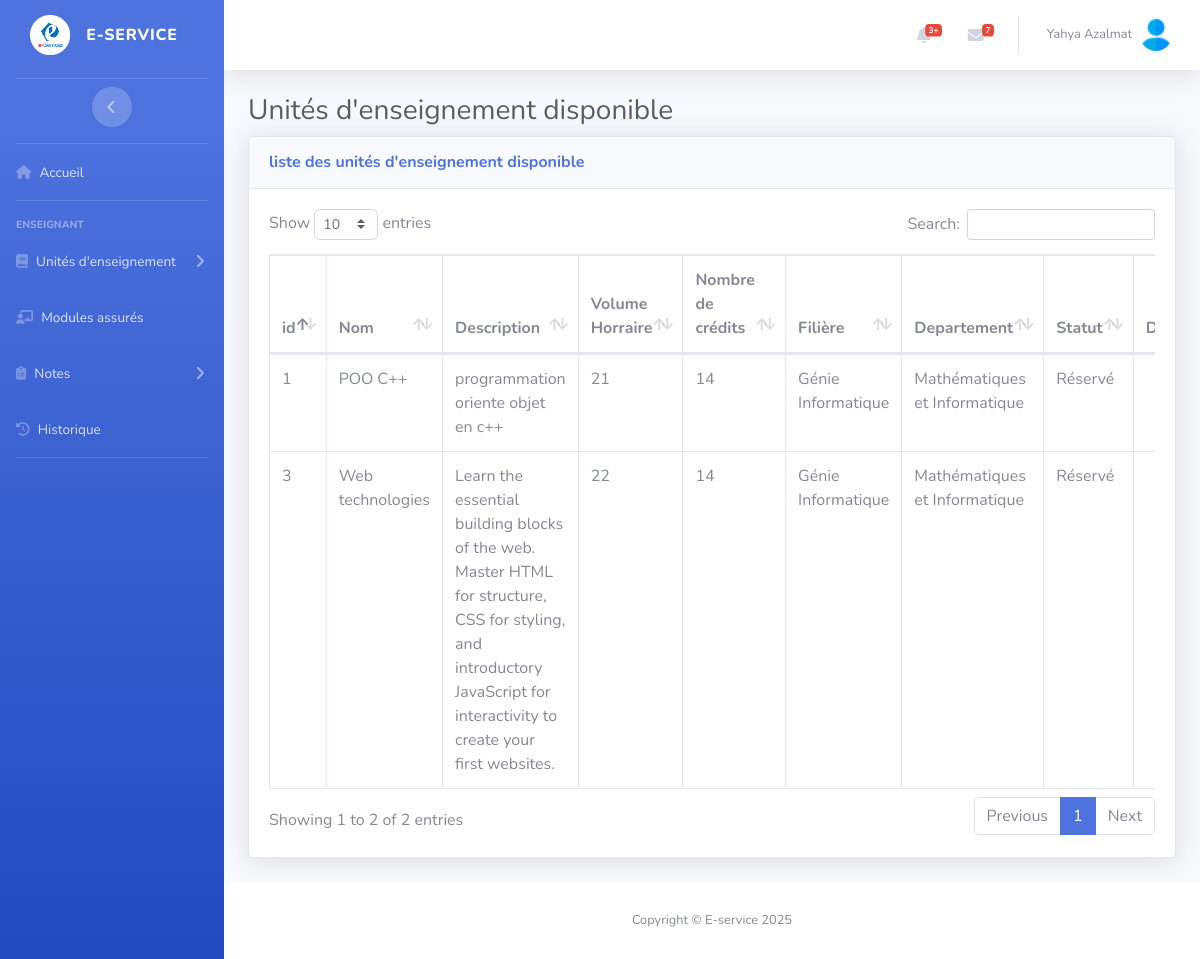
Before: /Views/ProfViews/UeList.php (signed in) with the older database file.
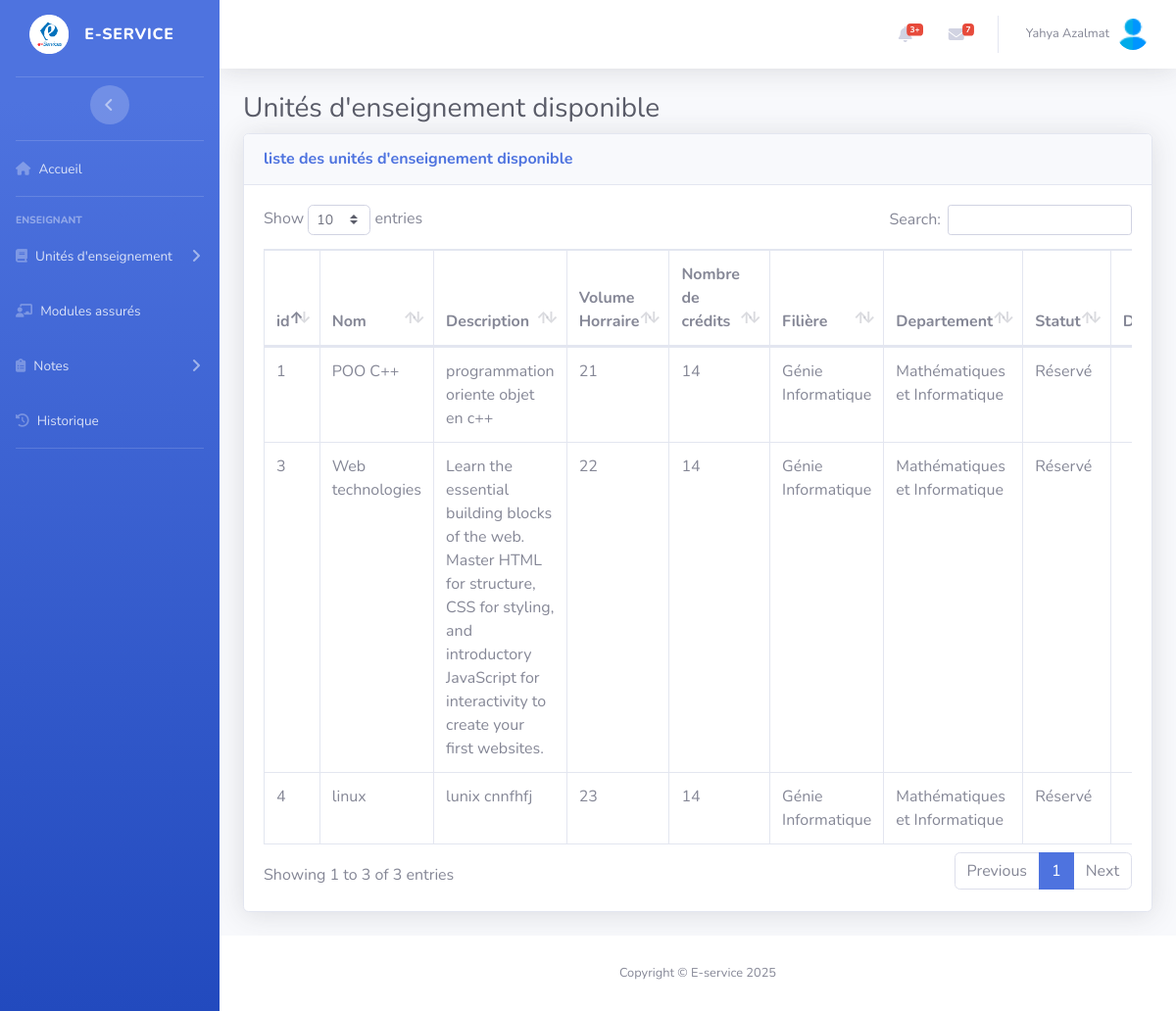
After: the same page with the newer database file.
### tables this page shows
CREATE TABLE `utilisateurs` (
  `id` int(11) NOT NULL,
  `firstName` varchar(50) NOT NULL,
  `lastName` varchar(75) NOT NULL,
  `CIN` varchar(10) NOT NULL,
  `Birthdate` date NOT NULL,
  `email` varchar(50) NOT NULL,
  `password` varchar(255) NOT NULL,
  `speciality` varchar(70) NOT NULL,
  `id_departement` int(11) NOT NULL,
  `creation_date` datetime NOT NULL DEFAULT current_timestamp(),
  `must_change_password` tinyint(1) DEFAULT 1
);

CREATE TABLE `units` (
  `id` int(11) NOT NULL,
  `unit_name` varchar(100) NOT NULL,
  `description` varchar(255) NOT NULL,
  `Hours` int(11) NOT NULL,
  `credits` int(11) NOT NULL,
  `departement_id` int(11) NOT NULL,
  `id_filiere` int(11) NOT NULL,
  `statut` tinyint(4) NOT NULL DEFAULT 0
);

CREATE TABLE `filieres` (
  `id` int(11) NOT NULL,
  `label` varchar(100) NOT NULL,
  `acronym` varchar(10) NOT NULL,
  `id_departement` int(11) NOT NULL
);

CREATE TABLE `departement` (
  `id` int(11) NOT NULL,
  `departement_name` varchar(150) NOT NULL,
  `acronym` varchar(10) NOT NULL
);

### Model/database.php (called while the page is built, shortened)
<?php
    function dataBaseConnection(){
        try{
            $pdo=new PDO('mysql:host=localhost;dbname=EserviceDB;port=3306;charset=utf8','root','',array(PDO::ATTR_ERRMODE=>PDO::ERRMODE_EXCEPTION));
        }catch(Exception $e){
            echo $e->getMessage();
        }
        return $pdo;
    }
    function GetFromDb($query,$values,$fetchAll=true){
        try {
            $pdo=dataBaseConnection();
            $stmt=$pdo->prepare($query);
            if (is_array($values)){
                $stmt->execute($values);
            }else{
                $stmt->execute([$values]);
            }
            if($fetchAll){
                $data=$stmt->fetchAll(PDO::FETCH_ASSOC);
            }else{
                $data=$stmt->fetch(PDO::FETCH_ASSOC);
            }
                return $data;
        } catch (Exception $e) {
            error_log("Error : " . $e->getMessage());
            return false;
        }
    }

### Views/ProfViews/UeList.php (the view, shortened to what this page needs)
<?php
    $data=GetFromDb("SELECT * FROM utilisateurs WHERE id=? ;",$_SESSION['id'],false);
    $userName=$data['firstName'].' '.$data['lastName'];
    $units=GetFromDb("SELECT * FROM units WHERE departement_id=? ;",$data['id_departement']);
?>
    <div id="wrapper">
    <?php require_once "../include/navBars/ProfNav.php";?>
    <?php require_once "../include/header.php";?>
        <div id="content-wrapper" class="d-flex flex-column">
            <div id="content">
                <div class="container-fluid">
                    <h1 class="h3 mb-2 text-gray-800">Unités d'enseignement disponible</h1>
                    <div class="card shadow mb-4">
                        <div class="card-header py-3 d-flex justify-content-between align-items-center">
                            <h6 class="m-0 font-weight-bold text-primary">liste des unités d'enseignement disponible</h6>
                        </div>
                        <div class="card-body">
                            <div class="table-responsive">
                                <table class="table table-bordered" id="dataTable" width="100%" cellspacing="0">
                                    <thead>
                                        <tr>
                                            <th>id</th>
                                            <th>Nom</th>
                                            <th>Description</th>
                                            <th>Volume Horraire</th>
                                            <th>Nombre de crédits</th>
                                            <th>Filière</th>
                                            <th>Departement</th>
                                            <th>Statut</th>
                                            <th>Demander</th>
                                        </tr>
                                    </thead>
                                    <tbody>
                                    <?php foreach($units as $unit){
                                            $department = GetFromDb("SELECT * FROM departement WHERE id=? ;",$unit['departement_id'],false);
                                            $filiere = GetFromDb("SELECT * FROM filieres WHERE id=? ;",$unit['id_filiere'],false);
                                    ?>
                                        <tr>
                                            <td><?php echo $unit['id'];?></td>
                                            <td><?php echo $unit['unit_name'];?></td>
                                            <td><?php echo $unit['description'];?></td>
                                            <td><?php echo $unit['Hours'];?></td>
                                            <td><?php echo $unit['credits'];?></td>
                                            <td>
                                                <?php echo ($filiere && isset($filiere['label'])) ? $filiere['label'] : ''; ?>
                                            </td>
                                            <td>
                                                <?php echo ($department && isset($department['departement_name'])) ? $department['departement_name'] : ''; ?>
                                            </td>
                                            <td><?php if($unit['statut']==0){
                                                            echo'Non Réservé';
                                                        }else{
                                                            echo 'Réservé';
                                                        }
                                                ?>
                                            </td>
                                            <td class="text-center">
                                            </td>
                                        </tr>
                                       <?php }?>
                                    </tbody>
                                </table>
                            </div>
                        </div>
                    </div>
                </div>
            </div>
        </div>
    </div>
    <?php require_once "../include/footer.php";?>
<?php
    $content=ob_get_clean();
    include_once "../dashboards.php";
?>

### Views/include/navBars/ProfNav.php (shortened to what this page needs)
<ul class="navbar-nav bg-gradient-primary sidebar sidebar-dark accordion" id="accordionSidebar">
    <a class="sidebar-brand d-flex align-items-center justify-content-center" href="index.php">
        <div class="sidebar-brand-icon">
            <img src="..\..\startbootstrap-sb-admin-2-gh-pages\img\logo2.png" alt="Logo" style="width: 40px; height: 40px;">
        </div>
        <div class="sidebar-brand-text mx-3">E-service</div>
    </a>
    <hr class="sidebar-divider my-2">
    <div class="text-center d-none d-md-inline">
        <button class="rounded-circle border-0" id="sidebarToggle"></button>
    </div>
    <hr class="sidebar-divider my-0">
    <li class="nav-item">
        <a class="nav-link" href="../ProfViews/index.php">
            <i class="fas fa-home"></i>
            <span>Accueil</span>
        </a>
    </li>
    <hr class="sidebar-divider">
    <div class="sidebar-heading">
        Enseignant
    </div>
    <li class="nav-item">
        <a class="nav-link collapsed" href="#" data-toggle="collapse" data-target="#collapseUE"
            aria-expanded="false" aria-controls="collapseUE">
            <i class="fas fa-book"></i>
            <span>Unités d'enseignement</span>
        </a>
    </li>
    <li class="nav-item">
        <a class="nav-link" href="#">
            <i class="fas fa-chalkboard-teacher"></i>
            <span>Modules assurés</span>
        </a>
    </li>
    <li class="nav-item">
        <a class="nav-link collapsed" href="#" data-toggle="collapse" data-target="#collapseNotes"
            aria-expanded="false" aria-controls="collapseNotes">
            <i class="fas fa-clipboard-list"></i>
            <span>Notes</span>
        </a>
    </li>
    <li class="nav-item">
        <a class="nav-link" href="#">
            <i class="fas fa-history"></i>
            <span>Historique</span>
        </a>
    </li>
    <hr class="sidebar-divider d-none d-md-block">
</ul>

### Views/include/header.php (shortened to what this page needs)
<div id="content-wrapper" class="d-flex flex-column">
    <div id="content">
        <nav class="navbar navbar-expand navbar-light bg-white topbar mb-4 static-top shadow">
            <ul class="navbar-nav ml-auto">
                <li class="nav-item dropdown no-arrow mx-1">
                    <a class="nav-link dropdown-toggle" href="#" id="alertsDropdown" role="button"
                        data-toggle="dropdown" aria-haspopup="true" aria-expanded="false">
                        <i class="fas fa-bell fa-fw"></i>
                        <span class="badge badge-danger badge-counter">3+</span>
                    </a>
                </li>
                <li class="nav-item dropdown no-arrow mx-1">
                    <a class="nav-link dropdown-toggle" href="#" id="messagesDropdown" role="button"
                        data-toggle="dropdown" aria-haspopup="true" aria-expanded="false">
                        <i class="fas fa-envelope fa-fw"></i>
                        <span class="badge badge-danger badge-counter">7</span>
                    </a>
                </li>
                <li class="nav-item dropdown no-arrow">
                    <a class="nav-link dropdown-toggle" href="#" id="userDropdown" role="button"
                        data-toggle="dropdown" aria-haspopup="true" aria-expanded="false">
                        <span class="mr-2 d-none d-lg-inline text-gray-600 small"><?= $userName ?></span>
                        <img class="img-profile rounded-circle"
                            src="..\..\startbootstrap-sb-admin-2-gh-pages\img\logo3.png">
                    </a>
                </li>
            </ul>
        </nav>

### Views/include/footer.php (shortened to what this page needs)
<footer class="sticky-footer bg-white">
              <div class="container my-auto">
                  <div class="copyright text-center my-auto">
                      <span>Copyright &copy; E-service 2025</span>
                  </div>
              </div>
          </footer>
      </div>
  </div>

### Views/dashboards.php (shortened to what this page needs)
<!DOCTYPE html>
<html lang="en">
<head>
    <link href="..\..\startbootstrap-sb-admin-2-gh-pages\vendor\fontawesome-free\css\all.min.css" rel="stylesheet" type="text/css">
    <link href="..\..\startbootstrap-sb-admin-2-gh-pages\css\sb-admin-2.min.css" rel="stylesheet">
    <link href="..\..\startbootstrap-sb-admin-2-gh-pages\vendor\datatables\dataTables.bootstrap4.min.css" rel="stylesheet">
    <link rel="stylesheet" href="https://cdnjs.cloudflare.com/ajax/libs/font-awesome/6.7.2/css/all.min.css" />
</head>
<body id="page-top">
    <?php  echo $content;?>
</body>
</html>

Changed rows visible on the page:
added units: id "4", unit_name "linux", description "lunix cnnfhfj", Hours "23", credits "14", id_filiere.label "Génie Informatique", departement.departement_name "Mathématiques et Informatique", statut "Réservé"
Other visible differences:
text written by a page script: "Show entries Search: Showing 1 to 2 of 2 entries Previous 1 Next" → "Show entries Search: Showing 1 to 3 of 3 entries Previous 1 Next"
